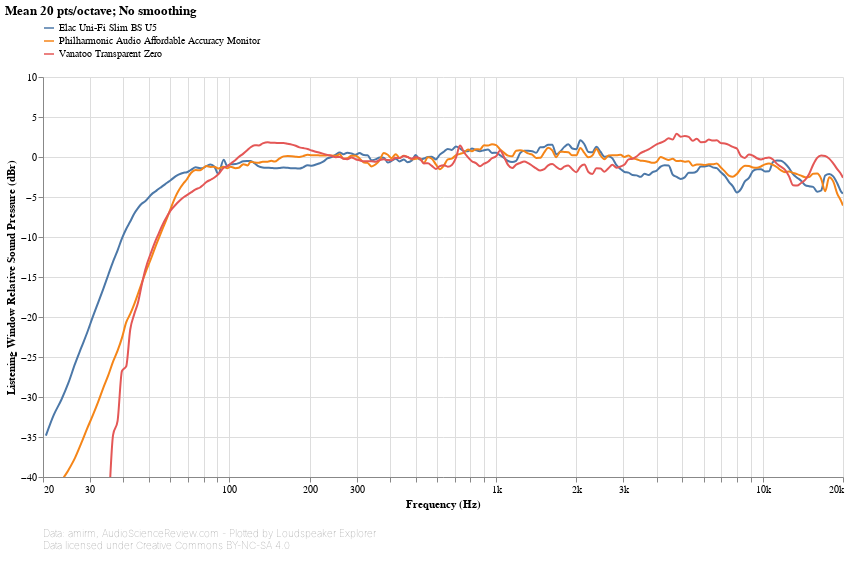

Here is the notebook cell this chart was saved with:
### Markdown cell above
[ANSI-CTA-2034-A](https://shop.cta.tech/products/standard-method-of-measurement-for-in-home-loudspeakers) section 5.2 defines the Listening Window (**LW**) curve as the power average of the responses at **±0-10° vertical and ±0-30° horizontal angles**.

### Code cell
#@markdown
standalone_speaker_frequency_response_db_chart(
    ('CEA2034', 'Listening Window'),
    sound_pressure_yaxis(title_prefix='Listening Window'))

### Figure 1 — Vega-Lite specification as saved in the notebook (floating-point values rounded to 4 significant figures; data arrays with more than 128 entries replaced by an {"elided": "..."} marker saying what was removed)
{"config": {"view": {"continuousWidth": 400, "continuousHeight": 300, "opacity": 0}}, "vconcat": [{"layer": [{"mark": {"type": "line", "clip": true, "interpolate": "monotone"}, "encoding": {"opacity": {"condition": {"value": 1, "selection": "selector034"}, "value": 0.2}}, "selection": {"selector034": {"type": "multi", "encodings": ["color"], "bind": "legend"}, "selector036": {"type": "interval", "bind": "scales", "encodings": ["x", "y"]}, "selector037": {"type": "single", "fields": ["speaker"], "bind": {"input": "select", "options": [null, "Elac Uni-Fi Slim BS U5", "Philharmonic Audio Affordable Accuracy Monitor", "Vanatoo Transparent Zero"], "labels": ["All", "Elac Uni-Fi Slim BS U5", "Philharmonic Audio Affordable Accuracy Monitor", "Vanatoo Transparent Zero"], "name": "Speaker: "}}}, "title": {"text": "Mean 20 pts/octave; No smoothing", "anchor": "start"}}, {"mark": {"type": "circle", "clip": true, "size": 100}, "encoding": {"fillOpacity": {"condition": {"value": 0.3, "selection": "selector035"}, "value": 0}}, "selection": {"selector035": {"type": "single", "on": "mouseover", "clear": "mouseout", "empty": "none", "encodings": ["x", "y"]}}, "title": {"text": "Mean 20 pts/octave; No smoothing", "anchor": "start"}}], "data": {"name": "data-57361ff51081afde460855f0895155d4"}, "encoding": {"color": {"type": "nominal", "field": "speaker", "legend": {"direction": "vertical", "labelLimit": 600, "orient": "top", "symbolType": "stroke"}, "title": null}, "tooltip": [{"type": "nominal", "field": "speaker", "title": "Speaker"}, {"type": "quantitative", "field": "frequency", "format": ".03s", "title": "Frequency (Hz)"}, {"type": "quantitative", "field": "value", "format": ".2f", "title": "Value (dB)"}], "x": {"type": "quantitative", "axis": {"format": "s"}, "field": "frequency", "scale": {"base": 10, "domain": [20, 20000], "nice": false, "type": "log"}, "title": "Frequency (Hz)"}, "y": {"type": "quantitative", "axis": {"grid": true}, "field": "value", "scale": {"domain": [-40, 10]}, "title": ["Listening Window Relative Sound Pressure (dBr)"]}}, "height": 400, "transform": [{"flatten": ["frequency", "value"]}, {"filter": {"selection": "selector037"}}], "width": 800}, {"mark": "text", "height": 1, "title": {"text": ["Data: amirm, AudioScienceReview.com - Plotted by Loudspeaker Explorer", "Data licensed under Creative Commons BY-NC-SA 4.0"], "anchor": "start", "color": "gray", "fontSize": 10, "fontWeight": "lighter"}, "width": 600}], "resolve": {"legend": {"color": "independent"}}, "$schema": "https://vega.github.io/schema/vega-lite/v4.8.1.json", "datasets": {"data-57361ff51081afde460855f0895155d4": [{"speaker": "Elac Uni-Fi Slim BS U5", "frequency": {"elided": "194 float values"}, "value": {"elided": "194 float values"}}, {"speaker": "Philharmonic Audio Affordable Accuracy Monitor", "frequency": {"elided": "194 float values"}, "value": {"elided": "194 float values"}}, {"speaker": "Vanatoo Transparent Zero", "frequency": {"elided": "194 float values"}, "value": {"elided": "194 float values"}}]}}
